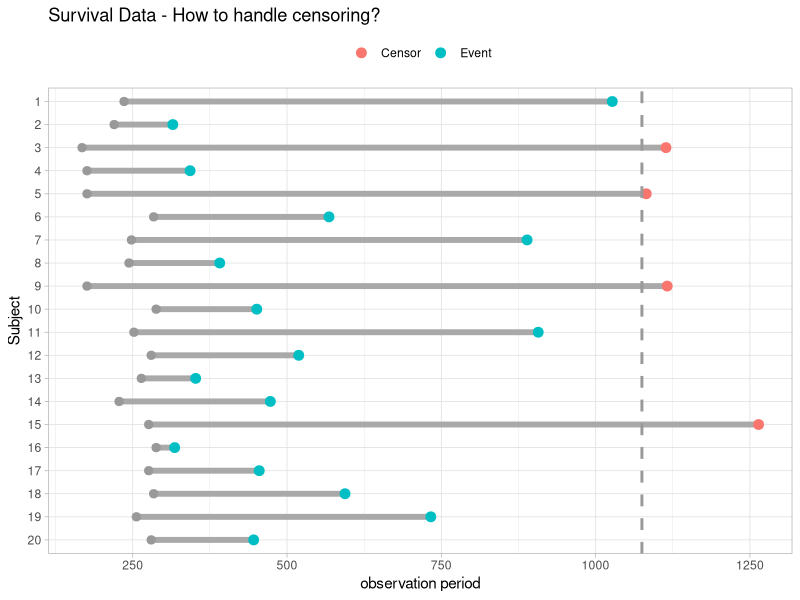

The R script that drew this image:
## ---- chunk 1
library(tidyverse)
library(scales)
library(survival)
library(survminer)
## ---- chunk 2

library(tidyverse)

survival::lung[81:100,] %>%
  mutate(
    subject = factor(row_number()),
    status = factor(status, levels = c(1, 2), labels = c("Censor", "Event")),
    start_time = age * 4,
    time = case_when(
      subject == 3 ~ time + 750,
      subject == 5 ~ time + 100,
      subject == 9 ~ time + 200,
      subject == 15 ~ time + 400,
      TRUE ~ time
    )
  ) %>%
  ggplot(aes(y = fct_rev(subject))) +
  geom_segment(aes(yend = fct_rev(subject), x = start_time, xend = start_time + time), size = 2, color = "darkgray") +
  geom_point(aes(x = start_time), color = "gray60", size = 2.5) +
  geom_point(aes(x = start_time + time, color = status), size = 3) +
  geom_vline(aes(xintercept = 1075), color = "gray60", linetype = 2, size = 1) +
  theme_light() +
  theme(legend.position = "top") +
  labs(title = "Survival Data - How to handle censoring?", x = "observation period",
       y = "Subject", color = NULL)
## ---- chunk 3
survival::lung %>% head()
## ---- chunk 4
lung_1 <- survival::lung %>%
  mutate(sex = factor(sex, levels = c(1, 2), labels = c("Male", "Female")))
(km_diff <- survdiff(Surv(time, status) ~ sex, data = lung_1))
